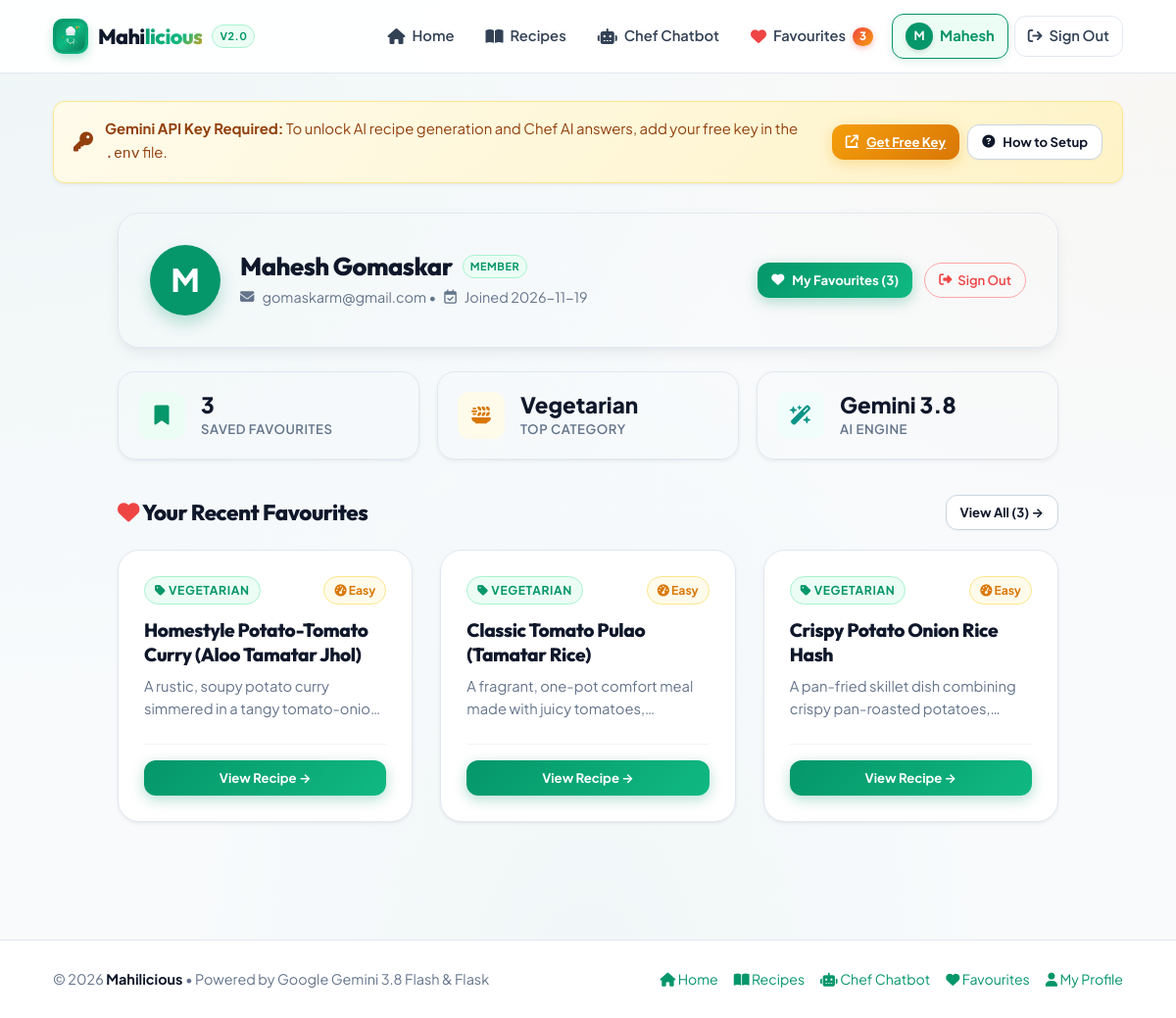
The app's page /profile (signed in) with its own data.
### tables this page shows
CREATE TABLE users (
            id INTEGER PRIMARY KEY AUTOINCREMENT,
            name TEXT NOT NULL,
            email TEXT UNIQUE NOT NULL,
            password_hash TEXT NOT NULL,
            avatar_color TEXT DEFAULT '#059669',
            created_at TIMESTAMP DEFAULT CURRENT_TIMESTAMP
        , google_id TEXT DEFAULT NULL, profile_picture TEXT DEFAULT NULL);

CREATE TABLE favourites (
            id INTEGER PRIMARY KEY AUTOINCREMENT,
            title TEXT NOT NULL,
            description TEXT,
            category TEXT,
            prep_time TEXT,
            cook_time TEXT,
            difficulty TEXT,
            calories TEXT,
            ingredients TEXT,
            instructions TEXT,
            nutrition TEXT,
            tips TEXT,
            substitutes TEXT,
            language TEXT DEFAULT 'en',
            created_at TIMESTAMP DEFAULT CURRENT_TIMESTAMP
        , user_id INTEGER DEFAULT NULL);

### app.py (the view)
@app.route("/profile")
@login_required
def profile():
    user_id = session.get("user_id")
    user = database.get_user_by_id(user_id)
    stats = database.get_user_stats(user_id)
    recent_favs = database.get_all_favourites(user_id=user_id)[:3]
    return render_template("profile.html", user=user, stats=stats, recent_favs=recent_favs)

### ai_engine.py (called while the page is built, shortened)
def get_gemini_api_key():
    env_file = os.path.join(os.path.dirname(os.path.abspath(__file__)), ".env")
    return os.getenv("GEMINI_API_KEY", "").strip()

def is_api_key_configured():
    key = get_gemini_api_key()
    if not key or key == "your_gemini_api_key_here" or len(key) < 15:
        return False
    return True

### app.py (called while the page is built)
@app.context_processor
def inject_globals():
    user_id = session.get("user_id")
    current_user = database.get_user_by_id(user_id) if user_id else None
    try:
        favs = database.get_all_favourites(user_id=user_id)
        fav_count = len(favs)
    except Exception:
        fav_count = 0
    return {
        "api_ready": ai_engine.is_api_key_configured(),
        "gemini_model": os.getenv("GEMINI_MODEL", "gemini-3.8-flash"),
        "fav_count": fav_count,
        "current_user": current_user
    }

def login_required(f):
    @wraps(f)
    def decorated_function(*args, **kwargs):
        if "user_id" not in session or not database.get_user_by_id(session["user_id"]):
            flash("You must be signed in to create and generate recipes. Please sign in or create an account.", "info")
            next_url = request.url if request.method == "GET" else url_for("index")
            return redirect(url_for("login", next=next_url))
        return f(*args, **kwargs)
    return decorated_function

### database.py (called while the page is built)
def is_supabase_enabled():
    url = os.getenv("SUPABASE_URL", "").strip()
    key = os.getenv("SUPABASE_KEY", "").strip()
    if not url or not key:
        return False
    if url.startswith("your-") or url.startswith("<"):
        return False
    return True

def get_db_connection():
    os.makedirs(DB_DIR, exist_ok=True)
    conn = sqlite3.connect(DB_PATH)
    conn.row_factory = sqlite3.Row
    return conn

def get_user_by_id(user_id):
    if not user_id:
        return None
    if is_supabase_enabled():
        user = supabase_db.get_user_by_id(user_id)
        if user is not None:
            return user
    conn = get_db_connection()
    cursor = conn.cursor()
    cursor.execute("SELECT * FROM users WHERE id = ?", (int(user_id),))
    row = cursor.fetchone()
    conn.close()
    return dict(row) if row else None

### templates/profile.html (shortened to what this page needs)
{% extends "base.html" %}
{% block content %}
<div class="profile-container">
    <div class="profile-hero-card">
        <div class="profile-user-info">
            {% if user.profile_picture %}
                <img src="{{ user.profile_picture }}" alt="{{ user.name }}" class="profile-avatar-circle" style="object-fit: cover; border: 3px solid #ffffff; box-shadow: var(--shadow-md);">
            {% else %}
                <div class="profile-avatar-circle" style="background-color: {{ user.avatar_color or '#059669' }};">
                    {{ user.name[0]|upper }}
                </div>
            {% endif %}
            <div>
                <div style="display: flex; align-items: center; gap: 10px; flex-wrap: wrap;">
                    <h1 class="profile-name">{{ user.name }}</h1>
                    {% if user.google_id %}
                        <span class="brand-tag" style="background: #eef2ff; color: #4338ca; border-color: #c7d2fe;">
                            <i class="fa-brands fa-google"></i> Google
                        </span>
                    {% else %}
                        <span class="brand-tag">Member</span>
                    {% endif %}
                </div>
                <p class="profile-email">
                    <i class="fa-solid fa-envelope"></i> {{ user.email }} &bull;
                    <i class="fa-regular fa-calendar-check"></i> Joined {{ stats.joined_at }}
                </p>
            </div>
        </div>
        <div class="profile-actions">
            <a href="{{ url_for('favourites') }}" class="btn btn-primary btn-sm">
                <i class="fa-solid fa-heart"></i> My Favourites ({{ stats.total_saved }})
            </a>
            <a href="{{ url_for('logout') }}" class="btn btn-outline-danger btn-sm">
                <i class="fa-solid fa-right-from-bracket"></i> Sign Out
            </a>
        </div>
    </div>
    <div class="profile-stats-grid">
        <div class="profile-stat-card">
            <div class="stat-icon-wrap bg-emerald">
                <i class="fa-solid fa-bookmark"></i>
            </div>
            <div class="stat-meta">
                <span class="stat-number">{{ stats.total_saved }}</span>
                <span class="stat-label">Saved Favourites</span>
            </div>
        </div>
        <div class="profile-stat-card">
            <div class="stat-icon-wrap bg-amber">
                <i class="fa-solid fa-plate-wheat"></i>
            </div>
            <div class="stat-meta">
                <span class="stat-number">{{ stats.top_category }}</span>
                <span class="stat-label">Top Category</span>
            </div>
        </div>
        <div class="profile-stat-card">
            <div class="stat-icon-wrap bg-teal">
                <i class="fa-solid fa-wand-magic-sparkles"></i>
            </div>
            <div class="stat-meta">
                <span class="stat-number">Gemini 3.8</span>
                <span class="stat-label">AI Engine</span>
            </div>
        </div>
    </div>
    <div class="info-section" style="margin-top: 36px;">
        <div style="display: flex; justify-content: space-between; align-items: center; margin-bottom: 20px; flex-wrap: wrap; gap: 12px;">
            <h2 style="font-size: 1.4rem; font-weight: 800; color: var(--text-primary);">
                <i class="fa-solid fa-heart text-coral"></i> Your Recent Favourites
            </h2>
            {% if stats.total_saved > 0 %}
                <a href="{{ url_for('favourites') }}" class="btn btn-outline btn-sm">
                    View All ({{ stats.total_saved }}) &rarr;
                </a>
            {% endif %}
        </div>
        {% if recent_favs and recent_favs|length > 0 %}
            <div class="recipes-grid">
                {% for fav in recent_favs %}
                    <div class="recipe-card">
                        <div>
                            <div class="card-header-badges">
                                <span class="category-tag"><i class="fa-solid fa-tag"></i> {{ fav.category or 'General' }}</span>
                                <span class="difficulty-tag"><i class="fa-solid fa-gauge-high"></i> {{ fav.difficulty or 'Easy' }}</span>
                            </div>
                            <h3 class="recipe-title" style="font-size: 1.2rem;">{{ fav.title }}</h3>
                            <p class="recipe-desc">{{ fav.description }}</p>
                        </div>
                        <div class="card-actions">
                            <a href="{{ url_for('recipe_details', recipe_id=fav.id) }}" class="btn btn-primary btn-sm">
                                View Recipe &rarr;
                            </a>
                        </div>
                    </div>
                {% endfor %}
            </div>
        {% endif %}
    </div>
</div>
{% endblock %}

### templates/base.html (shortened to what this page needs)
<!DOCTYPE html>
<html lang="en">
<head>
    <link rel="stylesheet" href="https://cdnjs.cloudflare.com/ajax/libs/font-awesome/6.5.1/css/all.min.css" />
    <link rel="stylesheet" href="{{ url_for('static', filename='css/style.css') }}?v=2.8">
</head>
<body>
    <header class="navbar">
        <div class="nav-container">
            <a href="{{ url_for('index') }}" class="nav-brand">
                <div class="brand-icon-wrapper" style="padding: 2px; overflow: hidden;">
                    <img src="{{ url_for('static', filename='images/mahilicious-icon.svg') }}" alt="Mahilicious Logo" style="width: 100%; height: 100%; border-radius: 8px; display: block;">
                </div>
                <div class="brand-title-wrap">Mahi<span class="brand-accent">licious</span></div>
                <span class="brand-tag">v2.0</span>
            </a>
            <nav class="nav-menu" id="nav-menu">
                <ul class="nav-links">
                    <li>
                        <a href="{{ url_for('index') }}" class="{% if request.endpoint == 'index' %}active{% endif %}">
                            <i class="fa-solid fa-house nav-icon"></i> <span>Home</span>
                        </a>
                    </li>
                    <li>
                        <a href="{{ url_for('recipes') }}" class="{% if request.endpoint in ['recipes', 'recipe_details'] %}active{% endif %}">
                            <i class="fa-solid fa-book-open nav-icon"></i> <span>Recipes</span>
                        </a>
                    </li>
                    <li>
                        <a href="{{ url_for('chatbot') }}" class="{% if request.endpoint == 'chatbot' %}active{% endif %}">
                            <i class="fa-solid fa-robot nav-icon"></i> <span>Chef Chatbot</span>
                        </a>
                    </li>
                    <li>
                        <a href="{{ url_for('favourites') }}" class="{% if request.endpoint == 'favourites' %}active{% endif %}">
                            <i class="fa-solid fa-heart nav-icon text-coral"></i> <span>Favourites</span>
                            <span class="count-badge" id="fav-count-badge">{{ fav_count }}</span>
                        </a>
                    </li>
                    {% if current_user %}
                    <li class="nav-user-item">
                        <a href="{{ url_for('profile') }}" class="user-nav-pill {% if request.endpoint == 'profile' %}active{% endif %}" title="View {{ current_user.name }}'s profile">
                            <span class="user-avatar-tiny" style="background-color: {{ current_user.avatar_color or '#059669' }};">
                                {{ current_user.name[0]|upper }}
                            </span>
                            <span class="user-nav-name">{{ current_user.name.split()[0] }}</span>
                        </a>
                    </li>
                    <li class="nav-logout-item">
                        <a href="{{ url_for('logout') }}" class="btn-nav-logout" title="Sign Out">
                            <i class="fa-solid fa-arrow-right-from-bracket"></i>
                            <span class="logout-label">Sign Out</span>
                        </a>
                    </li>
                    {% endif %}
                </ul>
            </nav>
        </div>
    </header>
    <main class="container">
        {% if not api_ready %}
            <div class="alert-banner alert-warning">
                <div class="alert-content">
                    <i class="fa-solid fa-key alert-icon"></i>
                    <div>
                        <strong>Gemini API Key Required:</strong> To unlock AI recipe generation and Chef AI answers, add your free key in the <code>.env</code> file.
                    </div>
                </div>
                <div class="alert-actions">
                    <a href="https://aistudio.google.com/app/apikey" target="_blank" class="btn btn-accent btn-sm">
                        <i class="fa-solid fa-arrow-up-right-from-square"></i> Get Free Key
                    </a>
                    <button type="button" class="btn btn-outline btn-sm" id="banner-modal-trigger">
                        <i class="fa-solid fa-circle-question"></i> How to Setup
                    </button>
                </div>
            </div>
        {% endif %}
        {% block content %}{% endblock %}
    </main>
    <footer class="footer">
        <div class="container footer-container">
            <div class="footer-copy">
                &copy; 2026 <strong>Mahilicious</strong> &bull; Powered by Google Gemini 3.8 Flash & Flask
            </div>
            <div class="footer-links">
                <a href="{{ url_for('index') }}"><i class="fa-solid fa-house"></i> Home</a>
                <a href="{{ url_for('recipes') }}"><i class="fa-solid fa-book-open"></i> Recipes</a>
                <a href="{{ url_for('chatbot') }}"><i class="fa-solid fa-robot"></i> Chef Chatbot</a>
                <a href="{{ url_for('favourites') }}"><i class="fa-solid fa-heart"></i> Favourites</a>
                {% if current_user %}
                    <a href="{{ url_for('profile') }}"><i class="fa-solid fa-user"></i> My Profile</a>
                {% else %}
                    <a href="{{ url_for('login') }}"><i class="fa-solid fa-arrow-right-to-bracket"></i> Sign In</a>
                {% endif %}
            </div>
        </div>
    </footer>
</body>
</html>

### records on screen
users: name "M", name "Mahesh", name "Mahesh Gomaskar", email "gomaskarm@gmail.com"
favourites: category "VEGETARIAN", difficulty "Easy", title "Homestyle Potato-Tomato Curry (Aloo Tamatar Jhol)", description "A rustic, soupy potato curry simmered in a tangy…"
favourites: category "VEGETARIAN", difficulty "Easy", title "Classic Tomato Pulao (Tamatar Rice)", description "A fragrant, one-pot comfort meal made with juicy…"
favourites: category "VEGETARIAN", difficulty "Easy", title "Crispy Potato Onion Rice Hash", description "A pan-fried skillet dish combining crispy pan-roasted…"

### other values on screen
{{ fav_count }} "3"
{{ stats.joined_at }} "2026-11-19"
{{ stats.total_saved }} "3"
{{ stats.top_category }} "Vegetarian"
